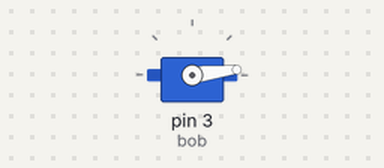
This sketch was run on a simulated Arduino Uno, built with avr-gcc and run on an emulated ATmega328P. Shown: servo.

Above: at 0.05 s.
At 0.25 s:
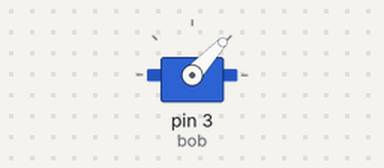
At 0.45 s:
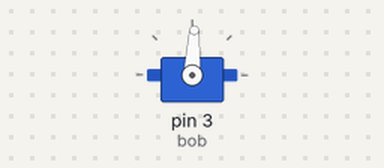
At 0.85 s:
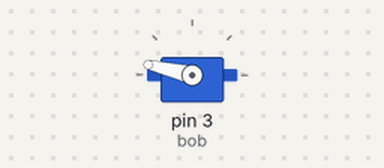
Timing chart, 0 to 3.0 s (numbered marks = the images above):
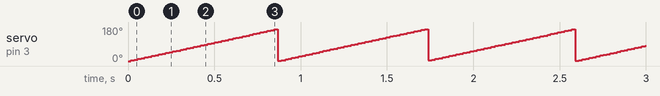

Measured:
- by itself, servo on pin 3 (bob): ramps from 1° to 169° and jumps back, once every 0.87 s

The sketch:

bob.ino
```cpp
#include <Servo.h>

Servo bob;

void setup()
{
  bob.attach(3);
}

void loop()
{

  for (int angle = 0;angle <170; angle++)
  {
      bob.write(angle);
      delay(5);
  }
}
```
